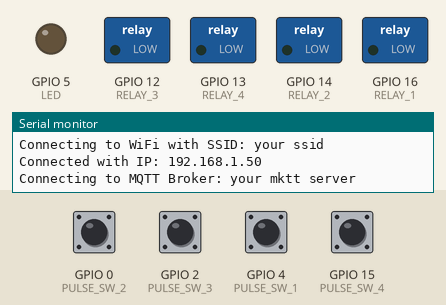
This program was run on a simulated ESP8266 (NodeMCU). On the bench: switched loads named in the program (green lamp = pin HIGH), output pins drawn as LEDs (lit = HIGH), the last lines printed to the serial monitor. The inputs (shaded band) are chosen by the test bench; at power-on: GPIO 0 (PULSE_SW_2), GPIO 2 (PULSE_SW_3), GPIO 4 (PULSE_SW_1), GPIO 15 (PULSE_SW_4) HIGH. WiFi joins after 1.5 s; servers stay silent unless stated; no MQTT or app messages arrive unless stated.

Above: at 1.8 s.
1.9 s: GPIO 0 (PULSE_SW_2) pulled LOW for 1 s
At 2.8 s:
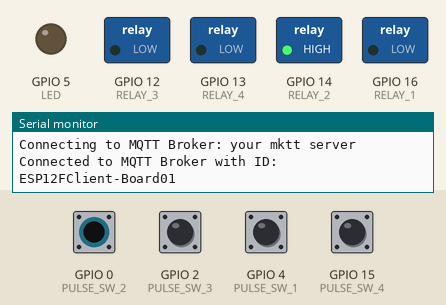
4.5 s: GPIO 2 (PULSE_SW_3) pulled LOW for 0.15 s
At 4.8 s:
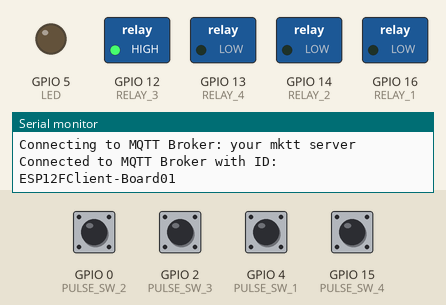
6.5 s: GPIO 4 (PULSE_SW_1) pulled LOW for 0.15 s
At 6.8 s:
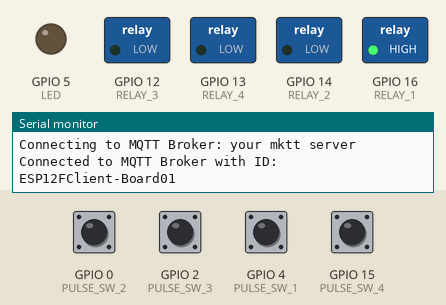
8.5 s: GPIO 15 (PULSE_SW_4) pulled LOW for 0.15 s
At 8.8 s:
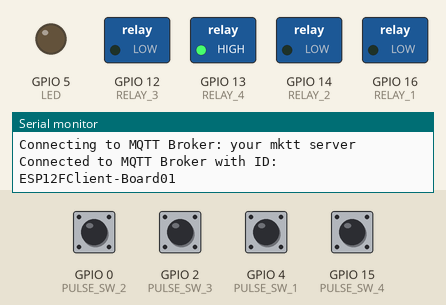
Timing chart, 0 to 11.5 s (numbered marks = the images above; inputs shaded):
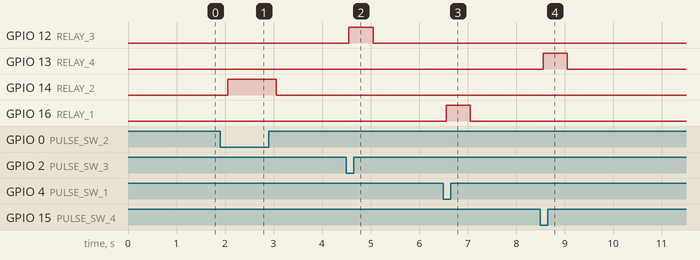

The program:

main.cpp
```cpp
/*
 * ESP12F_Relay_X4 Board MQTT software.
 *
 * This software implements MQTT functionalities using onboard ESP12F (ESP8266) to
 * connection with WiFi. MQTT payload is in JSON format, was described below:
 *
 * {
 *   "ry1":1,
 *   "ry2":0,
 *   "ry3":0,
 *   "ry4":0
 * }
 *
 * In case of update, a publish is launched on a status topic with the same JSON format.
 *
 * Anderson Pereira <anderson.m.azevedo@outlook.com>
 *
 */

#include <ESP8266WiFi.h>
#include <PubSubClient.h>
#include <ArduinoJson.h>
#include <ESP8266WebServer.h>

// Number of relays
#define MAX_RELAY_NUM 4

// Relay pins
#define RELAY_1 16
#define RELAY_2 14
#define RELAY_3 12
#define RELAY_4 13

// Pulse switch pins
#define PULSE_SW_1 4
#define PULSE_SW_2 0
#define PULSE_SW_3 2
#define PULSE_SW_4 15

// Led pin
#define LED 5

const String BOARD_NAME = "board 01";
const String RELAY_NAMES[] = {"ry1", "ry2", "ry3", "ry4"};

char* ssid = (char*)"your ssid";
char* password = (char*)"your password";
char* mqttServer = (char*)"your mktt server ";
char* topic = (char*)"your action topic";
char* topic_status = (char*)"your status topic";
int mqttPort = 1883; // Usually 1883 port is used

WiFiClient espClient;
PubSubClient client(espClient);

ESP8266WebServer server(80);

void estabilish_wifi_connection(const char* ssid, const char* passwd);
void estabilish_mqtt_connection ( PubSubClient *mqtt_client );
void configure_gpio_pins ();
void mqtt_callback(char* topic, byte* payload, unsigned int length);
void mqtt_update_status_topic (char* topic);
void json_interpreter(byte* payload);
void rest_get_server_status ();
void rest_put_server_status ();
void rest_start_server();
void read_pulse_sw_state(bool update_internal_states);
unsigned long previous_millis = 0;

void setup(void) {
    configure_gpio_pins();
    read_pulse_sw_state(true);
    Serial.begin(115200);
    Serial.println("\n");
    previous_millis = millis();

    WiFi.enableAP(0);
    client.setServer(mqttServer, mqttPort);
    client.setCallback(mqtt_callback);
    rest_start_server();
}

void loop() {

    estabilish_wifi_connection(ssid,password);

    if (WiFi.status() == WL_CONNECTED) {
        estabilish_mqtt_connection(&client);
        client.loop();
        server.handleClient();
    }

    if (millis() - previous_millis >= 500) {
        previous_millis = millis();
        read_pulse_sw_state(false);
    }
}


void configure_gpio_pins() {
  pinMode (RELAY_1, OUTPUT);
  pinMode (RELAY_2, OUTPUT);
  pinMode (RELAY_3, OUTPUT);
  pinMode (RELAY_4, OUTPUT);

  pinMode (PULSE_SW_1, INPUT_PULLUP);
  pinMode (PULSE_SW_2, INPUT_PULLUP);
  pinMode (PULSE_SW_3, INPUT_PULLUP);
  pinMode (PULSE_SW_4, INPUT_PULLUP);

  pinMode (LED, OUTPUT);
}

// Non blocking method
void estabilish_wifi_connection(const char* ssid, const char* passwd) {

    static unsigned long previous_millis = millis();
    static bool try_connect = false;

    if ( (WiFi.status() != WL_CONNECTED) && !try_connect ) {
        Serial.print("Connecting to WiFi with SSID: ");
        Serial.println(ssid);
        WiFi.begin(ssid, passwd);
        try_connect = true;
    }

    if (try_connect) {
        if (millis() - previous_millis >= 500) {
            previous_millis = millis();
            if (WiFi.status() == WL_CONNECTED) {
                Serial.print("Connected with IP: ");
                Serial.println(WiFi.localIP());
                try_connect = false;
            }
        }
    }
}

// Non blocking method
void estabilish_mqtt_connection( PubSubClient *mqtt_client ) {

    static unsigned long previous_millis = millis();
    static bool try_connect = false;

    String clientId = "ESP12FClient-Board01";

    if (WiFi.status() != WL_CONNECTED)
        return;

    if ( (!mqtt_client->connected()) && !try_connect ) {
        Serial.print("Connecting to MQTT Broker: ");
        Serial.println(mqttServer);
        try_connect = true;
    }

    if (try_connect) {
        if (millis() - previous_millis >= 500) {
            previous_millis = millis();
            if (mqtt_client->connect(clientId.c_str())) {
                Serial.print("Connected to MQTT Broker with ID: ");
                Serial.println(clientId);
                mqtt_client->subscribe(topic);
                try_connect = false;
            }
            else {
                Serial.print("MQTT connection failed with state: ");
                Serial.println(mqtt_client->state());
            }
        }
    }
}


void mqtt_callback(char* topic, byte* payload, unsigned int length) {
    Serial.println("Message arrived in topic: ");
    for(unsigned i=0; i<length; i++) Serial.print((char)payload[i]);
    Serial.println();

    json_interpreter(payload);
}


void mqtt_update_status_topic (char* topic) {
    char buff[40];

    if ( (WiFi.status() != WL_CONNECTED) || (!client.connected()) )
        return;

    sprintf(buff,"{\"ry1\":%u,\"ry2\":%u,\"ry3\":%u,\"ry4\":%u}",
                digitalRead(RELAY_1), digitalRead(RELAY_2),
                digitalRead(RELAY_3), digitalRead(RELAY_4)
            );
    client.publish(topic, buff, true);
}


void json_interpreter(byte* payload) {
    DynamicJsonDocument doc(100);
    deserializeJson(doc, payload);

    JsonObject obj = doc.as<JsonObject>();

    for(size_t i=0; i < MAX_RELAY_NUM; i++) {
        JsonVariant ry = obj[RELAY_NAMES[i]];

        if ( ry.isNull() )
            continue;

        switch (i) {
            case 0:
                digitalWrite(RELAY_1, ry.as<bool>());
                break;
            case 1:
                digitalWrite(RELAY_2, ry.as<bool>());
                break;
            case 2:
                digitalWrite(RELAY_3, ry.as<bool>());
                break;
            case 3:
                digitalWrite(RELAY_4, ry.as<bool>());
                break;
            default:
                break;
        }
    }
    mqtt_update_status_topic(topic_status);
}


void rest_start_server() {
    server.on("/", HTTP_GET, rest_get_server_status);
    server.on("/", HTTP_PUT, rest_put_server_status);
    server.onNotFound([] () {
        server.send(404, "text/plain", "Route Not Found!");
    });

    server.begin();
    Serial.println("REST Server started!");
}


void rest_get_server_status() {
    char buff[40];
    sprintf(buff,"{\"ry1\":%u,\"ry2\":%u,\"ry3\":%u,\"ry4\":%u}",
        digitalRead(RELAY_1), digitalRead(RELAY_2),
        digitalRead(RELAY_3), digitalRead(RELAY_4)
        );
    server.send(200, "application/json", buff);
}


void rest_put_server_status() {
    char buff[50];

    Serial.println("Message arrived in REST: ");
    Serial.println(server.arg("plain"));

    server.arg("plain").toCharArray(buff, server.arg("plain").length() + 1);
    json_interpreter((byte *)buff );
    server.send ( 200, "application/json", server.arg("plain") );
}


void read_pulse_sw_state(bool update_internal_states) {
    static bool last_states[MAX_RELAY_NUM];

    if (update_internal_states) {
        last_states[0] = digitalRead(PULSE_SW_1);
        last_states[1] = digitalRead(PULSE_SW_2);
        last_states[2] = digitalRead(PULSE_SW_3);
        last_states[3] = digitalRead(PULSE_SW_4);
        return;
    }

    if ((last_states[0] != digitalRead(PULSE_SW_1)) || (last_states[1] != digitalRead(PULSE_SW_2)) ||
            (last_states[2] != digitalRead(PULSE_SW_3)) || ( last_states[3] != digitalRead(PULSE_SW_4)) ) {

        if (last_states[0] != digitalRead(PULSE_SW_1)){
            last_states[0] = digitalRead(PULSE_SW_1);
            digitalWrite(RELAY_1, !digitalRead(RELAY_1));
        }

        if (last_states[1] != digitalRead(PULSE_SW_2)){
            last_states[1] = digitalRead(PULSE_SW_2);
            digitalWrite(RELAY_2, !digitalRead(RELAY_2));
        }

        if (last_states[2] != digitalRead(PULSE_SW_3)){
            last_states[2] = digitalRead(PULSE_SW_3);
            digitalWrite(RELAY_3, !digitalRead(RELAY_3));
        }

        if ( last_states[3] != digitalRead(PULSE_SW_4)){
            last_states[3] = digitalRead(PULSE_SW_4);
            digitalWrite(RELAY_4, !digitalRead(RELAY_4));
        }

        mqtt_update_status_topic(topic_status);
    }
}
```

Measured:
- after the input at 1.9 s, GPIO 14 (RELAY_2): LOW → HIGH after 0.15 s, → LOW 1.0 s later
- after the input at 4.5 s, GPIO 12 (RELAY_3): LOW → HIGH after 0.05 s, → LOW 0.50 s later
- after the input at 6.5 s, GPIO 16 (RELAY_1): LOW → HIGH after 0.05 s, → LOW 0.50 s later
- after the input at 8.5 s, GPIO 13 (RELAY_4): LOW → HIGH after 0.05 s, → LOW 0.50 s later
